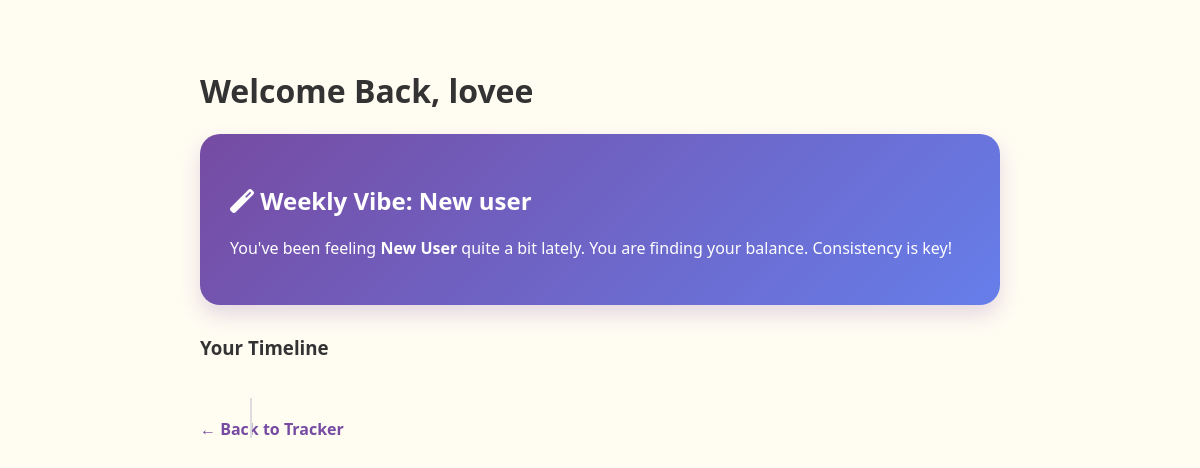
/history (signed in), run on an earlier commit of the app's database.
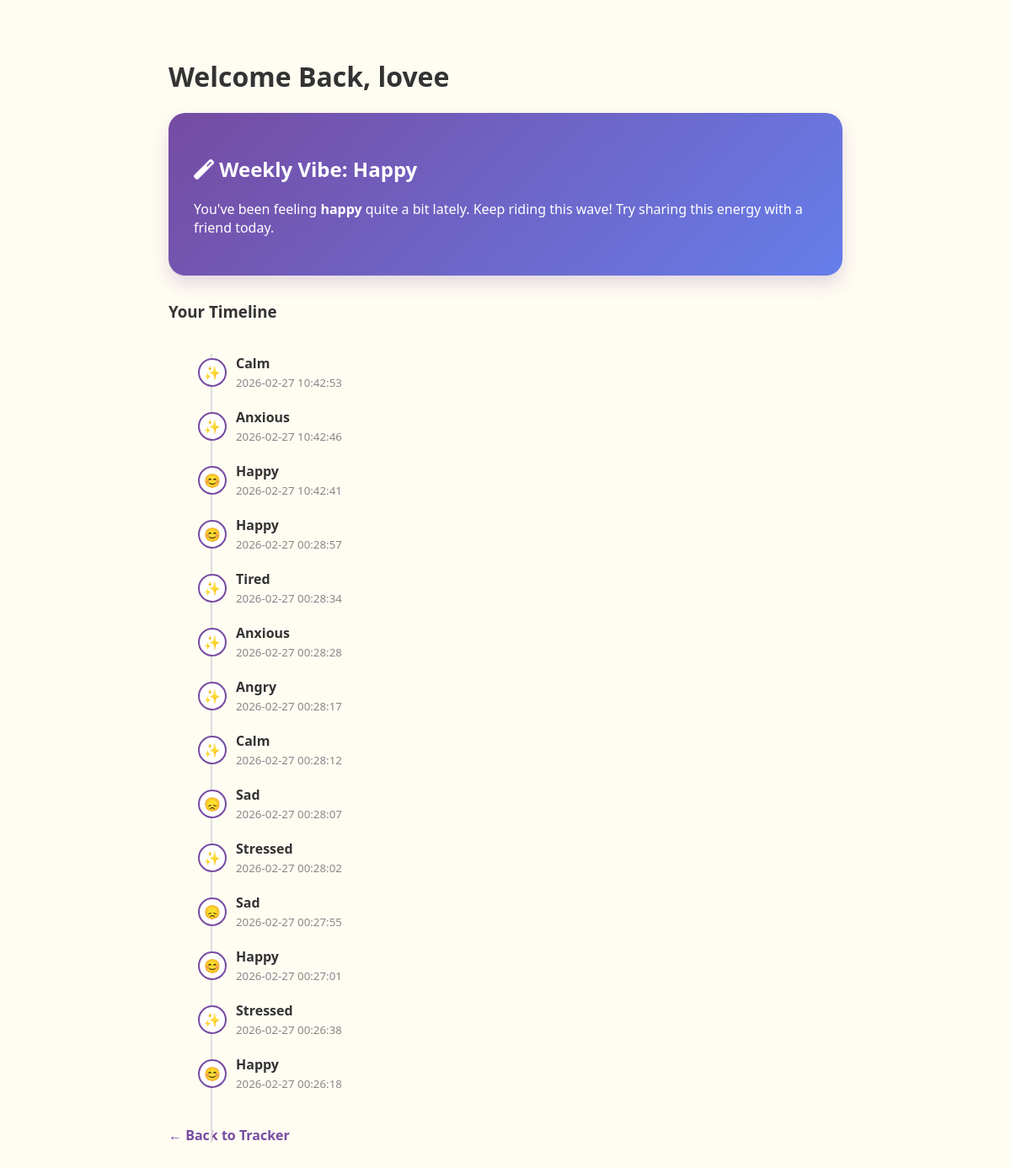
And on a later commit of the database.
### tables this page shows
CREATE TABLE mood_logs (
            id INTEGER PRIMARY KEY AUTOINCREMENT,
            username TEXT,
            mood TEXT,
            timestamp DATETIME
        );

### app.py (the view)
@app.route('/history')
def history():
    if 'user' not in session:
        return redirect(url_for('index'))
    username = session['user']
    conn = sqlite3.connect('database.db')
    cursor = conn.cursor()
    cursor.execute('SELECT mood, timestamp FROM mood_logs WHERE username = ? ORDER BY timestamp DESC', (username,))
    user_logs = cursor.fetchall()
    mood_counts = {}
    for mood, time in user_logs:
        mood_counts[mood] = mood_counts.get(mood, 0) + 1
    top_mood = max(mood_counts, key=mood_counts.get) if mood_counts else "New User"
    conn.close()
    return render_template('history.html', logs=user_logs, username=username, top_mood=top_mood)

### templates/history.html (shortened to what this page needs)
<!DOCTYPE html>
<html>
<head>
    <link rel="stylesheet" href="https://cdnjs.cloudflare.com/ajax/libs/font-awesome/6.0.0/css/all.min.css">
</head>
<body>
    <div class="container">
        <h1>Welcome Back, {{ username }}</h1>
        <div class="insight-card">
            <h2><i class="fas fa-magic"></i> Weekly Vibe: {{ top_mood.capitalize() }}</h2>
            <p>You've been feeling <strong>{{ top_mood }}</strong> quite a bit lately.
               {% if top_mood == 'happy' %}
               Keep riding this wave! Try sharing this energy with a friend today.
               {% elif top_mood == 'sad' or top_mood == 'stressed' %}
               It looks like a heavy week. Remember to take 5 minutes just for deep breathing.
               {% else %}
               You are finding your balance. Consistency is key!
               {% endif %}
            </p>
        </div>
        <h3>Your Timeline</h3>
        <div class="timeline">
            {% for mood, time in logs %}
            <div class="log-item">
                <div class="mood-icon">
                    {% if mood == 'happy' %}😊{% elif mood == 'sad' %}😞{% else %}✨{% endif %}
                </div>
                <div>
                    <strong>{{ mood.capitalize() }}</strong> <br>
                    <small style="color: #888;">{{ time }}</small>
                </div>
            </div>
            {% endfor %}
        </div>
        <a href="/tracker" style="text-decoration: none; color: #764ba2; font-weight: bold;">← Back to Tracker</a>
    </div>
</body>
</html>

### templates/history.html (style rules this page uses)
body { font-family: 'Segoe UI', sans-serif; background: #fffcf2; color: #333; padding: 40px; }
.container { max-width: 800px; margin: 0 auto; }
.insight-card { background: linear-gradient(135deg, #764ba2 0%, #667eea 100%); color: white; padding: 30px; border-radius: 20px; margin-bottom: 30px; box-shadow: 0 10px 20px rgba(118, 75, 162, 0.2); }
.timeline { position: relative; padding: 20px 0; }
.timeline::before { content: ''; position: absolute; left: 50px; width: 2px; height: 100%; background: #ddd; }
.log-item { position: relative; margin-bottom: 20px; padding-left: 80px; display: flex; align-items: center; }
.mood-icon { position: absolute; left: 35px; width: 30px; height: 30px; background: white; border: 2px solid #764ba2; border-radius: 50%; text-align: center; line-height: 30px; }

What changed in the data, as far as the page shows it:
added mood_logs: capitalize "Happy", mood "happy", timestamp "2026-02-27 10:42:41"
added mood_logs: capitalize "Calm", timestamp "2026-02-27 10:42:53"
added mood_logs: capitalize "Anxious", timestamp "2026-02-27 10:42:46"
added mood_logs: capitalize "Happy", timestamp "2026-02-27 00:28:57"
added mood_logs: capitalize "Tired", timestamp "2026-02-27 00:28:34"
added mood_logs: capitalize "Anxious", timestamp "2026-02-27 00:28:28"
added mood_logs: capitalize "Angry", timestamp "2026-02-27 00:28:17"
added mood_logs: capitalize "Calm", timestamp "2026-02-27 00:28:12"
added mood_logs: capitalize "Sad", timestamp "2026-02-27 00:28:07"
added mood_logs: capitalize "Stressed", timestamp "2026-02-27 00:28:02"
added mood_logs: capitalize "Sad", timestamp "2026-02-27 00:27:55"
added mood_logs: capitalize "Happy", timestamp "2026-02-27 00:27:01"
added mood_logs: capitalize "Stressed", timestamp "2026-02-27 00:26:38"
added mood_logs: capitalize "Happy", timestamp "2026-02-27 00:26:18"
Also different on the page:
{{ top_mood.capitalize() }}: "New user" → (not shown)
{{ top_mood }}: "New User" → (not shown)
text no longer shown: "You are finding your balance. Consistency is key!"
text now shown: "Keep riding this wave! Try sharing this energy with a friend today."
